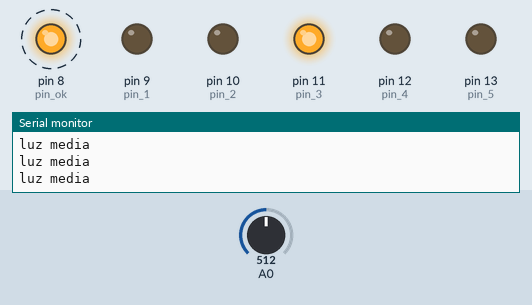
This sketch was run on a simulated Arduino Uno, built with avr-gcc and run on an emulated ATmega328P. Parts: output pins drawn as LEDs (lit = HIGH), the last lines printed to the serial monitor. Dashed ring = blinking. The inputs (shaded band) are chosen by the test bench; at power-on: A0 = 512.

Above: at 1.2 s.
1.3 s: A0 set to 587
4.3 s: A0 set to 606
At 4.6 s:
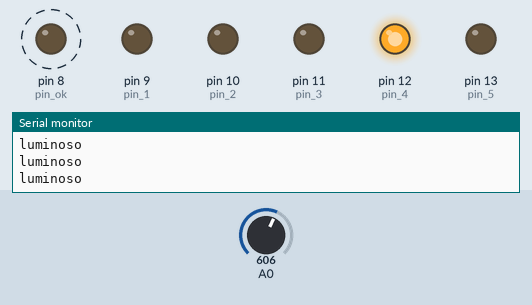
7.3 s: A0 set to 306
At 7.61 s:
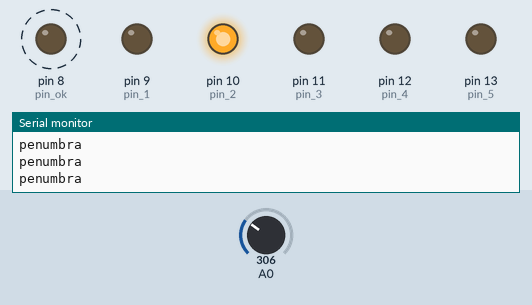
10.3 s: A0 set to 211
13.3 s: A0 set to 187
At 13.56 s:
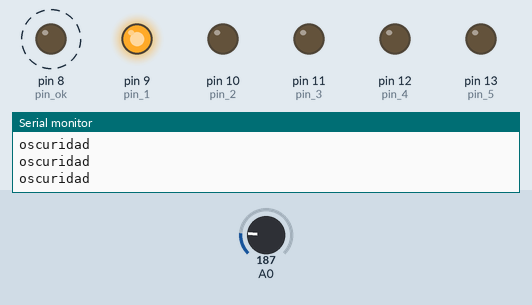
16.3 s: A0 set to 511
At 20.13 s:
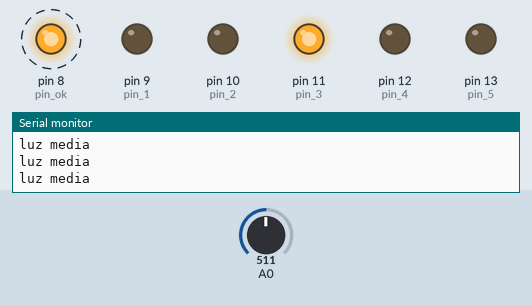
Timing chart, 0 to 20.3 s (numbered marks = the images above; inputs shaded):
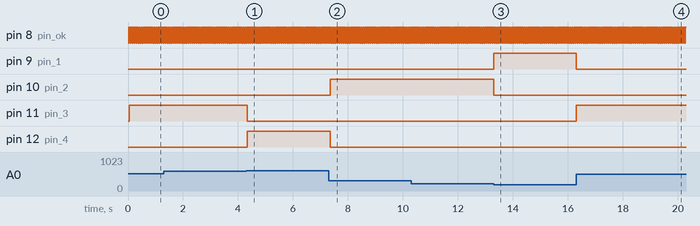

Measured:
- the behaviour switches between 599 and 600 on A0 (found by bisection; images 0 and 1)
- the behaviour switches between 200 and 199 on A0 (found by bisection; images 2 and 3)
- after the input at 4.3 s, pin 11 (pin_3): HIGH → LOW at once; pin 12 (pin_4): LOW → HIGH at once
- after the input at 7.3 s, pin 10 (pin_2): LOW → HIGH after 0.05 s; pin 12 (pin_4): HIGH → LOW after 0.05 s
- after the input at 13.3 s, pin 9 (pin_1): LOW → HIGH at once; pin 10 (pin_2): HIGH → LOW at once
- after the input at 16.3 s, pin 9 (pin_1): HIGH → LOW at once; pin 11 (pin_3): LOW → HIGH at once
- by itself, pin 8 (pin_ok): alternates HIGH for 0.05 s and LOW for 0.03 s

The sketch:

control_de_flujo_02_switch_case.ino
```cpp
/*                                     +  -                                         +  -
                                       *  *    *  *  *  *  *       *  *  *  *  *    *  *
                                       *  *    *  *  *  *  *       *  *  +-----+    *  *
                                       *  * +----[PWR]-------------------| USB |--+ *  *
                                       *  * |                            +-----+  | *  *
                                       *  * |         GND/RST2  [ ][ ]            | *  *
                                       *  * |       MOSI2/SCK2  [ ][ ]  A5/SCL[ ] | *  *
                                       *  * |          5V/MISO2 [ ][ ]  A4/SDA[ ] | *  *
                                       *  * |                             AREF[ ] | *  *
                                       *  * |                              GND[ ] | *  *
                                       *  * | [ ]N/C                    SCK/13[0] |-------------------------\
                                       *  * | [ ]IOREF                 MISO/12[0] |------------------------\ |
                                       *  * | [ ]RST                   MOSI/11[0]~|-----------------------\|||
                                       *  * | [ ]3V3    +---+               10[0]~|----------------------\||||
                                       0------[0]5v    -| A |-               9[0]~|---------------------\|||||
                                       *  * | [ ]GND   -| R |-               8[0] |--------------------\||||||
                                       *  0---[0]GND   -| D |-                    | *  *                ||||||
                                       *  * | [ ]Vin   -| U |-               7[ ] | *  *                ||||||
                                       *  * |          -| I |-               6[ ]~| *  *                ||||||
              +-------------------------------[0]A0    -| N |-               5[ ]~| *  *                ||||||
              |                        *  * | [ ]A1    -| O |-               4[ ] | *  *                ||||||
              |                        *  * | [ ]A2     +---+           INT1/3[ ]~| *  *                ||||||
              |                        *  * | [ ]A3                     INT0/2[ ] | *  *                ||||||
              |                        *  * | [ ]A4/SDA   RST SCK MISO    TX>1[ ] | *  *                ||||||
              |                        *  * | [ ]A5/SCL   [ ] [ ] [ ]     RX<0[ ] | *  *                ||||||
              |                        *  * |             [ ] [ ] [ ]             | *  *                ||||||
              |                        *  * |  UNO_R3     GND MOSI 5V ____________/ *  *                ||||||
              |                        *  * \________________________/              *  *                ||||||
              |                        *  *    *  *  *  *  *       *  *  *  *  *    *  *                ||||||
              |                        *  *    *  *  *  *  *       *  *  *  *  *    *  *                ||||||
              |                         330 /  10 kOhm            LDR                                   ||||||
              |                        *  0-ww-0  *  *  0  0--(W)--*  *  *  *  0----0  *                ||||||
              +-----------------------------------------/    pin A0                                     ||||||
                                       *  *    *  *  *  *  *       *  *  *  *  *    *  *                ||||||
                                       *  *    *  *  *  *  *       *  *  *  *  *    *  *                ||||||
                                          220 Ohm            Led 1              /----------------------/ ||||| pin 8 	unidad
                                       *  0-ww-0  *  *  *  0--|>|--0  *  *  *  0    *  *                 |||||
                                                                                                         |||||
                                       *  *    *  *  *  *  *       *  *  *  *  *    *  *                 |||||
                                          220 Ohm            Led 2              /-----------------------/ |||| pin 9	1ª Decena
                                       *  0-ww-0  *  *  *  0--|>|--0  *  *  *  0    *  *                  ||||
                                                                                                          ||||
                                       *  *    *  *  *  *  *       *  *  *  *  *    *  *                  ||||
                                          220 Ohm            Led 3              /------------------------/ ||| pin 10	2ª Decena
                                       *  0-ww-0  *  *  *  0--|>|--0  *  *  *  0    *  *                   |||
                                                                                                           |||
                                       *  *    *  *  *  *  *       *  *  *  *  *    *  *                   |||
                                          220 Ohm            Led 4              /-------------------------/ || pin 11	3ª Decena
                                       *  0-ww-0  *  *  *  0--|>|--0  *  *  *  0    *  *                    ||
                                                                                                            ||
                                       *  *    *  *  *  *  *       *  *  *  *  *    *  *                    ||
                                          220 Ohm            Led 5              /--------------------------/ | pin 12	4ª Decena
                                       *  0-ww-0  *  *  *  0--|>|--0  *  *  *  0    *  *                     |
                                                                                                             |
                                       *  *    *  *  *  *  *       *  *  *  *  *    *  *                     |
                                          220 Ohm            Led 6              /---------------------------/  pin 13	5ª Decena
                                       *  0-ww-0  *  *  *  0--|>|--0  *  *  *  0    *  *


                                    x == y 				"x" es igual a "y"
                                    x != y 				"x" NO es igual a "y"
                                    x <  y 				"x" es menor a "y"
                                    x >  y 				"x" es mayor a "y"
                                    x <= y 				"x" es menor o igual a "y"
									x >= y 				"x" es mayor o igual a "y"
									x == y && y==z		and  "x" es igual a "y" E "y" es igual a "z"
									x == y &= y==z		and_eq
									x == y &  y==z		bitand
									x == y |  y==z		bitor
									x == y !  y==z		not
									x == y != y==z		not_eq
									x == y || y==z		or  "x" es igual a "y" O "y" es igual a "z"
									x == y |= y==z		or_eq
									x == y ^  y==z		xor
									x == y ^= y==z		xor_eq

https://playground.arduino.cc/ArduinoNotebookTraduccion/Flowcontrol/
*/


int demora =  25;
int pin_ok = 8;
int pin_1=9;
int pin_2=10;
int pin_3=11;
int pin_4=12;
int pin_5=13;
const int sensorMin = 0;      // sensor minimum, discovered through experiment
const int sensorMax = 600;    // sensor maximum, discovered through experiment

int unidad=0;
int valor_1=0;

boolean estado = false;
void setup()
{

	pinMode(pin_ok,OUTPUT);
	pinMode(pin_1,OUTPUT);
	pinMode(pin_2,OUTPUT);
	pinMode(pin_3,OUTPUT);
	pinMode(pin_4,OUTPUT);
	pinMode(pin_5,OUTPUT);
	Serial.begin(9600);
}

void loop()
{
  unidad ++;
  digitalWrite(pin_ok,estado);
  delay(demora);
  //estado = digitalRead(pin_ok);
  digitalWrite(pin_ok,!estado);
  delay(demora);
  int sensorReading = analogRead(A0);
  int range = map(sensorReading, sensorMin, sensorMax, 0, 3);  // map the sensor range to a range of four options:

  switch (range) {
    case 0:    // your hand is on the sensor
      Serial.println("oscuridad");
      digitalWrite(pin_1,HIGH);
      digitalWrite(pin_2,LOW);
      digitalWrite(pin_3,LOW);
      digitalWrite(pin_4,LOW);
      digitalWrite(pin_5,LOW);
      break;
    case 1:    // your hand is close to the sensor
      Serial.println("penumbra");
      digitalWrite(pin_1,LOW);
      digitalWrite(pin_2,HIGH);
      digitalWrite(pin_3,LOW);
      digitalWrite(pin_4,LOW);
      digitalWrite(pin_5,LOW);
      break;
    case 2:    // your hand is a few inches from the sensor
      Serial.println("luz media");
      digitalWrite(pin_1,LOW);
      digitalWrite(pin_2,LOW);
      digitalWrite(pin_3,HIGH);
      digitalWrite(pin_4,LOW);
      digitalWrite(pin_5,LOW);
      break;
    case 3:    // your hand is nowhere near the sensor
      Serial.println("luminoso");
      digitalWrite(pin_1,LOW);
      digitalWrite(pin_2,LOW);
      digitalWrite(pin_3,LOW);
      digitalWrite(pin_4,HIGH);
      digitalWrite(pin_5,LOW);
      break;
  }
  delay(demora);        // delay in between reads for stability

}
```
